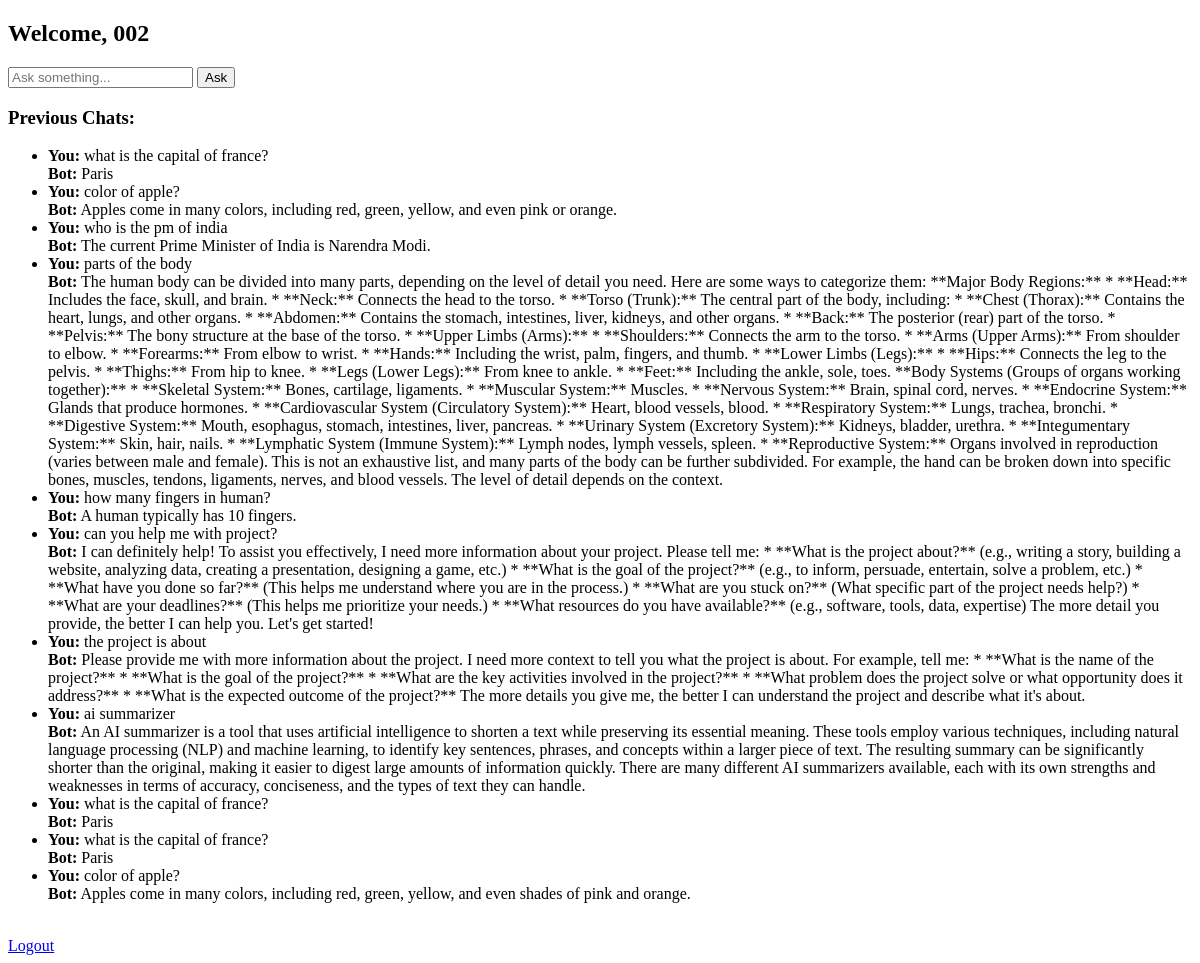
Page /chat (signed in) on the earlier database version.
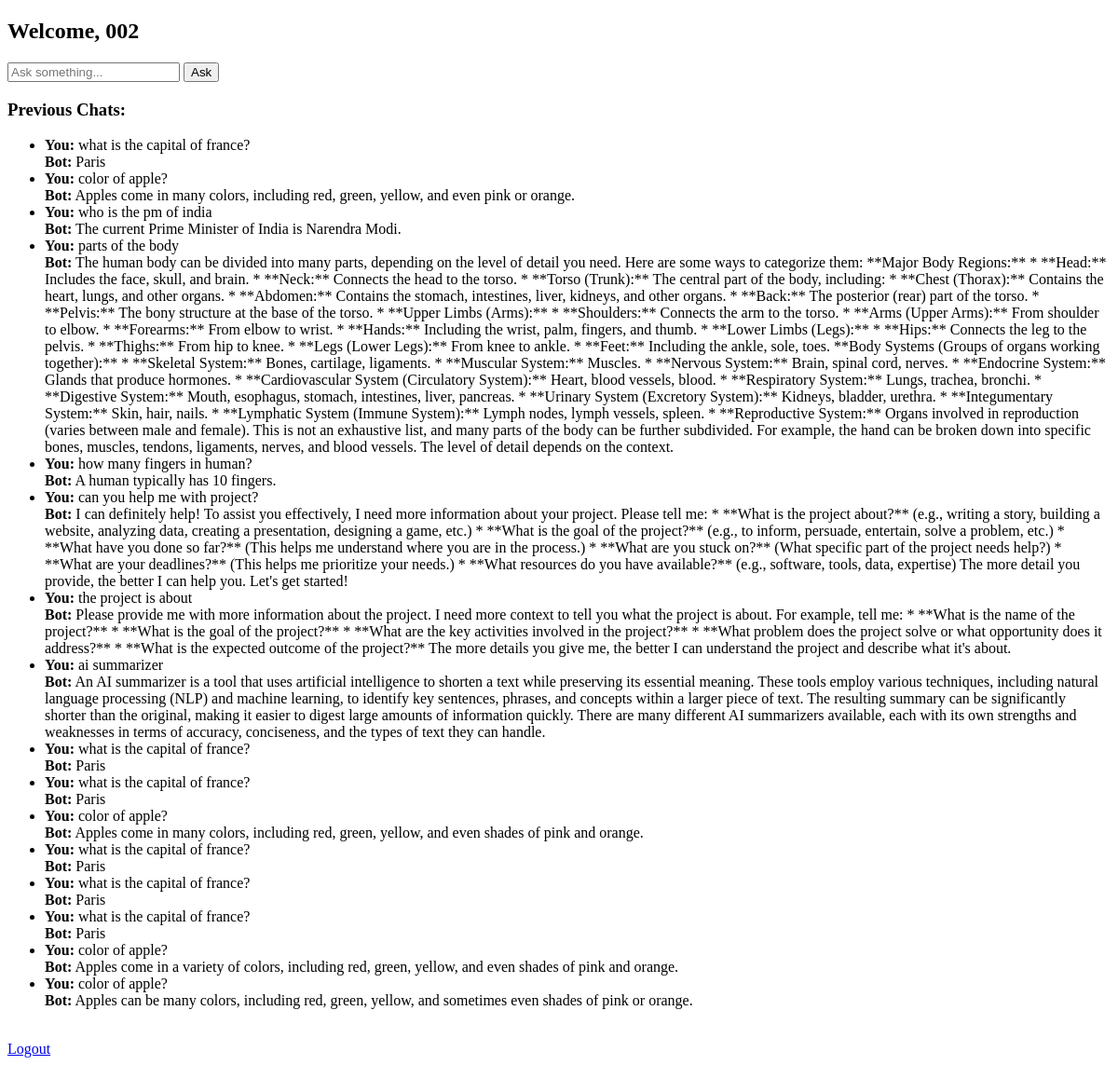
Same page on the later database version.
### app.py (models this page shows)
class ChatHistory(db.Model):
    id = db.Column(db.Integer, primary_key=True)
    user_id = db.Column(db.Integer, db.ForeignKey("user.id"), nullable=False)
    question = db.Column(db.Text, nullable=False)
    answer = db.Column(db.Text, nullable=False)

### app.py (the view)
@app.route("/chat")
def chat():
    if "user_id" not in session:
        return redirect(url_for("login"))
    user_id = session["user_id"]
    username = session["username"]
    chats = ChatHistory.query.filter_by(user_id=user_id).all()
    return render_template("chat.html", username=username, chats=chats)

### templates/chat.html (shortened to what this page needs)
<!DOCTYPE html>
<html>
<head>
</head>
<body>
    <h2>Welcome, {{ username }}</h2>
    <form method="POST" action="{{ url_for('ask') }}">
        <input type="text" name="question" placeholder="Ask something..." required>
        <button type="submit">Ask</button>
    </form>
    <h3>Previous Chats:</h3>
    <ul>
        {% for chat in chats %}
            <li><strong>You:</strong> {{ chat.question }}<br>
                <strong>Bot:</strong> {{ chat.answer }}</li>
        {% endfor %}
    </ul>
    <br><a href="{{ url_for('logout') }}">Logout</a>
</body>
</html>

Differences in the rows shown:
added ChatHistory: question "what is the capital of france?", answer "Paris"
added ChatHistory: question "what is the capital of france?", answer "Paris"
added ChatHistory: question "what is the capital of france?", answer "Paris"
added ChatHistory: question "color of apple?", answer "Apples come in a variety of colors, including red, green, yellow, and even shades of pink and orange."
added ChatHistory: question "color of apple?", answer "Apples can be many colors, including red, green, yellow, and sometimes even shades of pink or orange."
